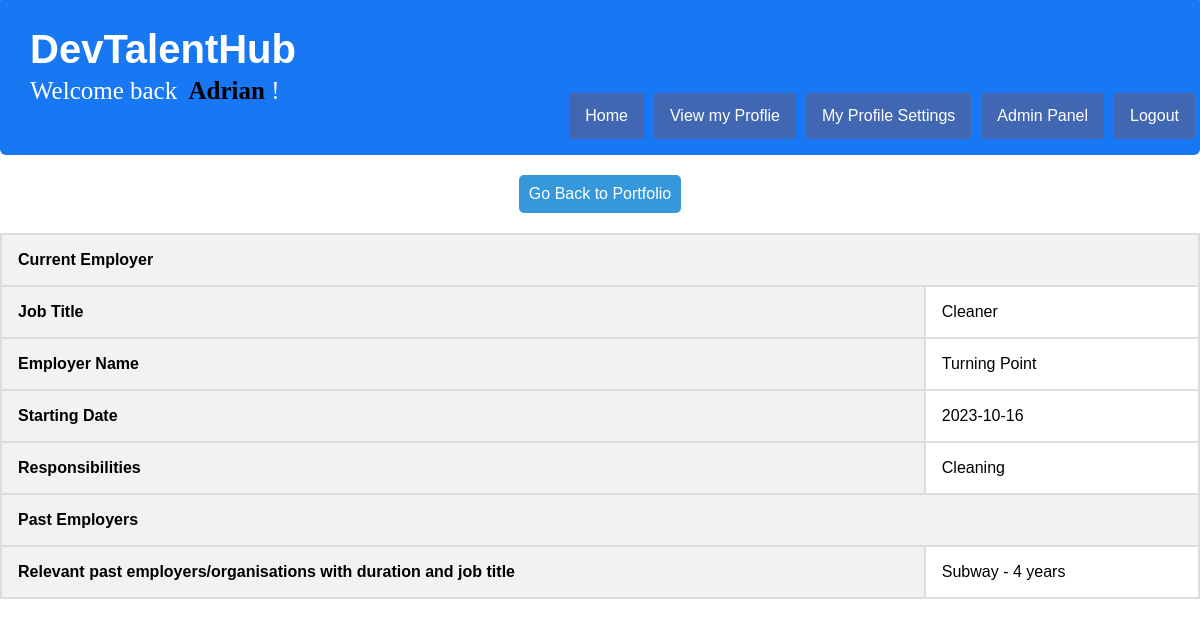
/work_experience.php?exercise_id=283 (signed in), run on the app's committed database.
### tables this page shows
CREATE TABLE `portfolio_info` (
  `id` int(11) NOT NULL,
  `firstname` varchar(255) NOT NULL,
  `lastname` varchar(255) NOT NULL,
  `email` varchar(255) NOT NULL,
  `aboutme` text DEFAULT NULL,
  `dob` varchar(255) DEFAULT NULL,
  `passingyear` varchar(255) DEFAULT NULL,
  `qualification` varchar(255) DEFAULT NULL,
  `contactno` varchar(255) DEFAULT NULL,
  `address` text DEFAULT NULL,
  `city` varchar(255) DEFAULT NULL,
  `skills` text DEFAULT NULL,
  `profile_picture` longblob NOT NULL,
  `qualification_school_name` varchar(255) NOT NULL,
  `certificates` varchar(255) NOT NULL,
  `extra_qualification` varchar(255) NOT NULL,
  `highschool_name` varchar(255) NOT NULL,
  `hs_starting_date` varchar(255) NOT NULL,
  `hs_fin_date` varchar(255) NOT NULL,
  `hs_qualification` varchar(255) NOT NULL,
  `uni_name` varchar(255) NOT NULL,
  `uni_starting_date` varchar(255) NOT NULL,
  `uni_fin_date` varchar(255) NOT NULL,
  `uni_qualification` text NOT NULL,
  `current_job_title` varchar(255) NOT NULL,
  `current_employer_name` varchar(255) NOT NULL,
  `emp_starting_date` varchar(255) NOT NULL,
  `respo` text NOT NULL,
  `extra_emp` text NOT NULL,
  `project` text NOT NULL,
  `project_files` text NOT NULL,
  `hobbies` text NOT NULL,
  `ref` text NOT NULL,
  `createdBy` int(5) DEFAULT NULL,
  `portfolio_id` int(11) NOT NULL
);

### includes/retrieve_data.php (called while the page is built, shortened)
<?php
	if (isset($_GET['exercise_id'])) {
	$portfolio_info = mysqli_query($link, "SELECT * FROM portfolio_info WHERE createdBy={$_SESSION['id']} AND portfolio_id={$_GET['exercise_id']}");
	}
	$getSelectedPortfolioID = mysqli_query($link, "SELECT id FROM portfolio_name WHERE createdBy={$_SESSION['id']} AND selected_portfolio=1");
$row2 = $getSelectedPortfolioID->fetch_assoc();
if (mysqli_num_rows($getSelectedPortfolioID) > 0) {
 $getSelectedPortfolio = mysqli_query($link, "SELECT * FROM portfolio_info WHERE createdBy={$_SESSION['id']} AND portfolio_id={$row2['id']}");
}

### work_experience.php (the view, shortened to what this page needs)
<?php
require_once('config.php');
require_once(ROOT_PATH . '/includes/head_section.php');
require_once(ROOT_PATH . '/includes/retrieve_data.php');
?>
<body>
    <?php include(ROOT_PATH . '/includes/navbar_logged_in.php'); ?>
  <?php if (isset($getSelectedPortfolio) && mysqli_num_rows($getSelectedPortfolio) > 0) { ?>
    <table class="resume-table">
        <tbody>
            <?php
            $portfolio_info->data_seek(0);
            while ($row = $portfolio_info->fetch_assoc()) { ?>
            <th class="section-header" colspan="4">Current Employer</th>
            <tr>
                        <th>Job Title</th>
                        <td colspan="1"><?php echo $row['current_job_title']; ?></td>
            </tr>
            <tr>
                        <th>Employer Name</th>
                        <td colspan="1"><?php echo $row['current_employer_name']; ?></td>
            </tr>
            <tr>
                        <th>Starting Date</th>
                        <td colspan="1"><?php echo $row['emp_starting_date']; ?></td>
            </tr>
            <tr>
                        <th>Responsibilities</th>
                        <td colspan="1"><?php echo $row['respo']; ?></td>
            </tr>
            <th class="section-header" colspan="4">Past Employers</th>
            <tr>
                        <th>Relevant past employers/organisations with duration and job title</th>
                        <td colspan="1"><?php echo $row['extra_emp']; ?></td>
            </tr>
            <?php } ?>
        </tbody>
 <?php } else {
    echo "Please select a portfolio to show.";
 }  ?>
<div style="text-align: center; margin-top: 20px;">
    <a href="viewmyprofile.php" class="button-link">Go Back to Portfolio</a>
</div>
</body>

### static/public_styling.css (style rules this page uses)
html { height: 100%; box-sizing: border-box; }
body { position: relative; margin: 0; padding-bottom: 6rem; min-height: 100%; }
a { text-decoration: none; }

### work_experience.php (style rules this page uses)
body { font-family: Arial, sans-serif; }
.resume-table { width: 100%; border-collapse: collapse; margin-top: 20px; }
.resume-table th, .resume-table td { border: 2px solid #ddd; padding: 16px; text-align: left; font-size: 16px; }
.resume-table th { background-color: #f2f2f2; }
.section-header { font-weight: bold; font-size: 20px; background-color: #3498db; color: black; }
.button-link { display: inline-block; padding: 10px; background-color: #3498db; color: #fff; text-decoration: none; border-radius: 5px; }

### data on the page
portfolio_info: current_job_title "Cleaner", current_employer_name "Turning Point", emp_starting_date "2023-10-16", respo "Cleaning", extra_emp "Subway - 4 years"

### other printed values
$_SESSION['username'] "Adrian"
